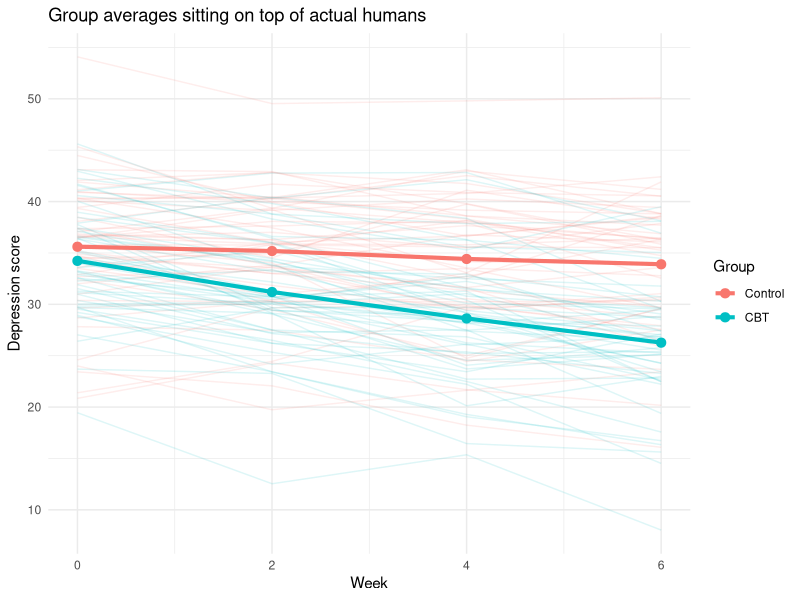
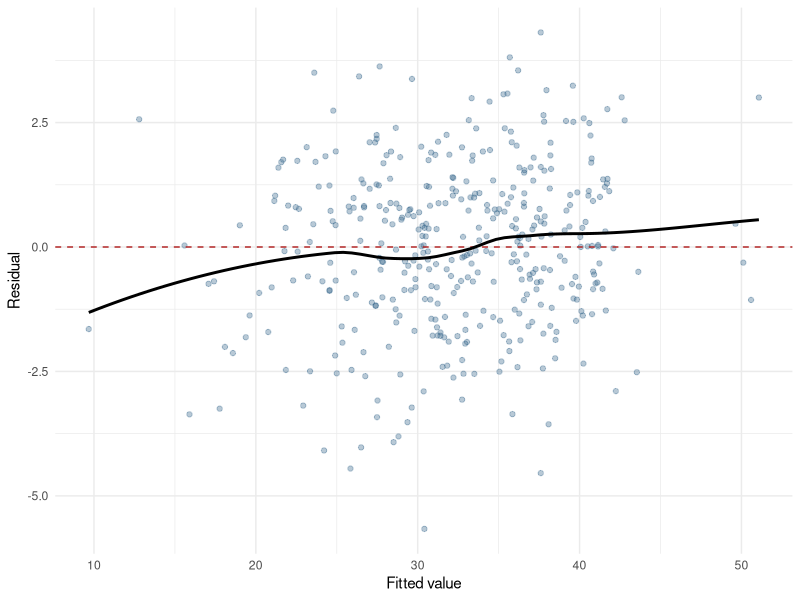

Generate these figures, in order, with R:
## ---- chunk 1
knitr::opts_chunk$set(
  echo = TRUE,
  message = FALSE,
  warning = FALSE,
  fig.width = 5.5,
  fig.height = 3.6,
  fig.align = "center",
  fig.pos = "H",
  results = "hold"
)
## ---- chunk 2
set.seed(343)

n <- 48

# Each student has a personal tendency to stare that follows them into BOTH
# conditions. That shared tendency is the entire reason pairing works.
participant_effect <- rnorm(n, mean = 0, sd = 1.20)

paired_wide <- data.frame(
  participant  = factor(seq_len(n)),
  no_chocolate = 5.00 + participant_effect + rnorm(n, 0, 0.80),
  chocolate    = 5.75 + participant_effect + rnorm(n, 0, 0.80)
)

paired_wide$difference <-
  paired_wide$chocolate - paired_wide$no_chocolate

# 48 rows become 96: one row per measurement instead of one row per person.
paired_long <- tidyr::pivot_longer(
  paired_wide,
  cols      = c(no_chocolate, chocolate),
  names_to  = "condition",
  values_to = "fixation"
)

paired_long$condition <- factor(
  paired_long$condition,
  levels = c("no_chocolate", "chocolate"),
  labels = c("No chocolate", "Chocolate")
)
## ---- chunk 3
paired_result <- t.test(
  paired_wide$chocolate,
  paired_wide$no_chocolate,
  paired = TRUE
)

paired_result
## ---- chunk 4
library(lme4)      # fits the mixed model
library(lmerTest)  # adds degrees of freedom and p-values to the fixed effects

chocolate_model <- lmer(
  fixation ~ condition + (1 | participant),
  data = paired_long
)

summary(chocolate_model)
## ---- chunk 5
choc_fixed <- summary(chocolate_model)$coefficients

comparison <- data.frame(
  method   = c("paired t-test", "lmer"),
  t        = c(unname(paired_result$statistic),
               choc_fixed["conditionChocolate", "t value"]),
  df       = c(unname(paired_result$parameter),
               choc_fixed["conditionChocolate", "df"]),
  p        = c(paired_result$p.value,
               choc_fixed["conditionChocolate", "Pr(>|t|)"]),
  estimate = c(unname(paired_result$estimate),
               choc_fixed["conditionChocolate", "Estimate"])
)

print(comparison, digits = 6, row.names = FALSE)
## ---- chunk 6
print(VarCorr(chocolate_model), comp = c("Variance", "Std.Dev."))
## ---- chunk 7
choc_var <- as.data.frame(VarCorr(chocolate_model))
icc <- choc_var$vcov[1] / sum(choc_var$vcov)

icc
## ---- chunk 8
set.seed(3436)

n_per_group <- 50
people <- data.frame(
  participant = factor(seq_len(2 * n_per_group)),
  group = factor(
    rep(c("Control", "CBT"), each = n_per_group),
    levels = c("Control", "CBT")
  ),
  person_intercept = rnorm(2 * n_per_group, 0, 5.0),
  person_slope = rnorm(2 * n_per_group, 0, 0.45)
)

mixed_data <- merge(
  people,
  data.frame(week = c(0, 2, 4, 6)),
  by = NULL
)

mixed_data <- mixed_data[order(mixed_data$participant,
                               mixed_data$week), ]

mixed_data$depression <-
  35 +
  mixed_data$person_intercept +
  (-0.20 * mixed_data$week) +
  ifelse(mixed_data$group == "CBT",
         -1.20 * mixed_data$week, 0) +
  mixed_data$person_slope * mixed_data$week +
  rnorm(nrow(mixed_data), 0, 2.0)

mixed_data$occasion <- factor(
  mixed_data$week,
  levels = c(0, 2, 4, 6),
  labels = c("Baseline", "Week 2", "Week 4", "Week 6")
)
## ---- chunk 9
#| fig-cap: "Every faint line is one participant measured four times. The two heavy lines are the group means at each week. The whole chapter is about whether those two heavy lines have different slopes."
#| fig-alt: "A line plot with Week on the x axis, at 0, 2, 4 and 6, and depression score on the y axis running from about 8 to about 54. One hundred faint lines, one per participant, fan out across that whole range, colored salmon for Control and teal for CBT. Two heavy lines with round markers at each week show the group means. The Control mean drifts down gently from about 36 to about 34. The CBT mean falls steeply from about 34 to about 26. The two heavy lines start close together and end far apart."
library(ggplot2)

ggplot(
  mixed_data,
  aes(x = week, y = depression, group = participant, color = group)
) +
  geom_line(alpha = 0.13) +
  stat_summary(
    aes(group = group), fun = mean, geom = "line",
    linewidth = 1.4
  ) +
  stat_summary(
    aes(group = group), fun = mean, geom = "point",
    size = 2.8
  ) +
  scale_x_continuous(breaks = c(0, 2, 4, 6)) +
  labs(
    x = "Week",
    y = "Depression score",
    color = "Group",
    title = "Group averages sitting on top of actual humans"
  ) +
  theme_minimal(base_size = 11)
## ---- chunk 10
ordinary_model <- lm(depression ~ week * group, data = mixed_data)
## ---- chunk 11
random_intercept_model <- lmer(
  depression ~ week * group + (1 | participant),
  data = mixed_data
)

summary(random_intercept_model)
## ---- chunk 12
random_slope_model <- lmer(
  depression ~ week * group + (1 + week | participant),
  data = mixed_data
)

summary(random_slope_model)
## ---- chunk 13
fixed_effects <- summary(random_slope_model)$coefficients
round(fixed_effects, 3)
## ---- chunk 14
reduced_ml <- lmer(
  depression ~ week + group + (1 + week | participant),
  data = mixed_data,
  REML = FALSE
)

full_ml <- lmer(
  depression ~ week * group + (1 + week | participant),
  data = mixed_data,
  REML = FALSE
)

anova(reduced_ml, full_ml)
## ---- chunk 15
group_slopes <- emmeans::emtrends(
  random_slope_model,
  specs = ~ group,
  var = "week"
)

group_slopes
pairs(group_slopes)
## ---- chunk 16
estimated_means <- emmeans::emmeans(
  random_slope_model,
  specs = ~ group | week,
  at = list(week = c(0, 2, 4, 6))
)

estimated_means
## ---- chunk 17
categorical_time_model <- lmer(
  depression ~ occasion * group + (1 + week | participant),
  data = mixed_data,
  control = lmerControl(optimizer = "bobyqa")
)

round(summary(categorical_time_model)$coefficients, 3)
## ---- chunk 18
#| fig-cap: "Residuals from the random-slope model plotted against its fitted values. We want a shapeless cloud sitting on the red zero line. Through the middle, that is what we get. The black smoother bends at both ends, where it has almost no data to average."
#| fig-alt: "A scatterplot of residuals against fitted values, with fitted values running from about 10 to 51 and residuals from about -6 to +4. The points form a wide, even band centered on zero, densest between fitted values of 25 and 40, with no funnel shape. A dashed red horizontal line marks zero. A black smoothed line lies on zero through the dense middle, but dips to about -1.3 at the far left and rises to about +0.6 at the far right, where only a handful of points exist."
diagnostic_data <- data.frame(
  fitted = fitted(random_slope_model),
  residual = resid(random_slope_model)
)

ggplot(diagnostic_data, aes(x = fitted, y = residual)) +
  geom_point(alpha = 0.35, color = "steelblue4") +
  geom_hline(yintercept = 0, linetype = 2, color = "firebrick") +
  geom_smooth(method = "loess", se = FALSE, color = "black") +
  labs(x = "Fitted value", y = "Residual") +
  theme_minimal(base_size = 11)
